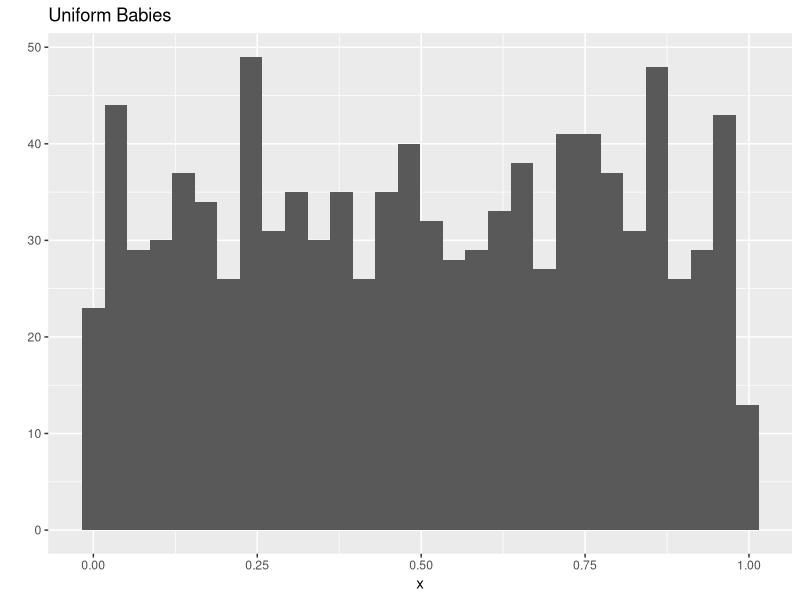
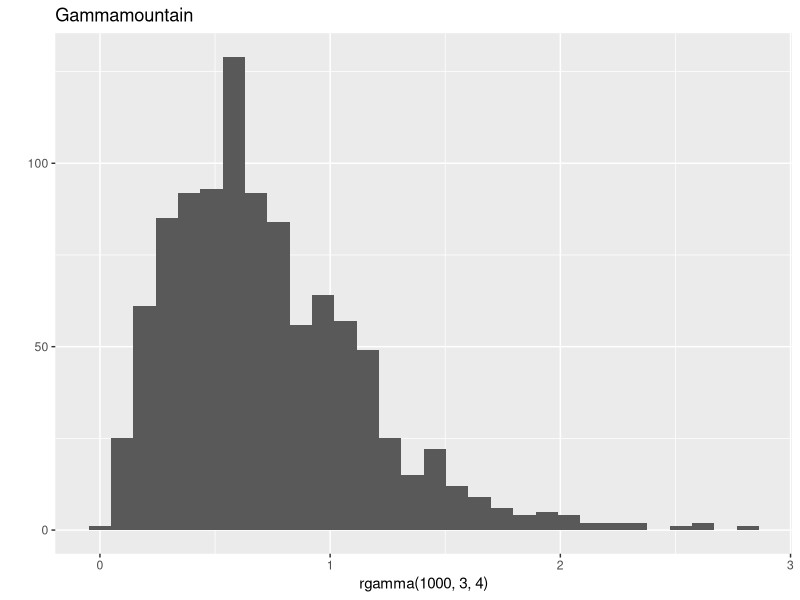
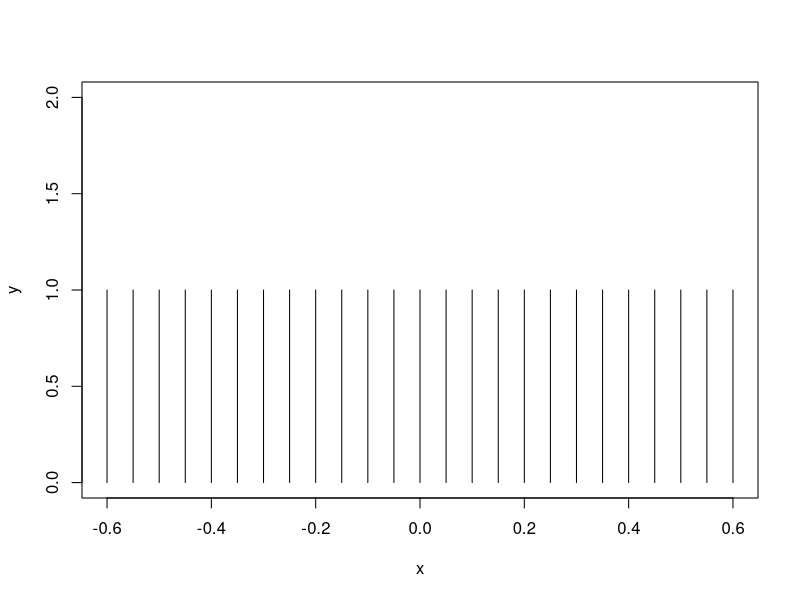

Source code (R) for these figures, in order:
## ---- chunk 1
library(ggplot2)

x <- runif(1000)
qplot(x) + ggtitle("Uniform Babies")
## ---- chunk 2
qplot(rgamma(1000, 3, 4)) + ggtitle("Gammamountain")
## ---- chunk 3
x = seq(-5, 5, by = 0.05)
y = rep(1, length(x))
plot(x,y,type="h",xlim=c(-0.6,0.6),ylim=c(0,2))
